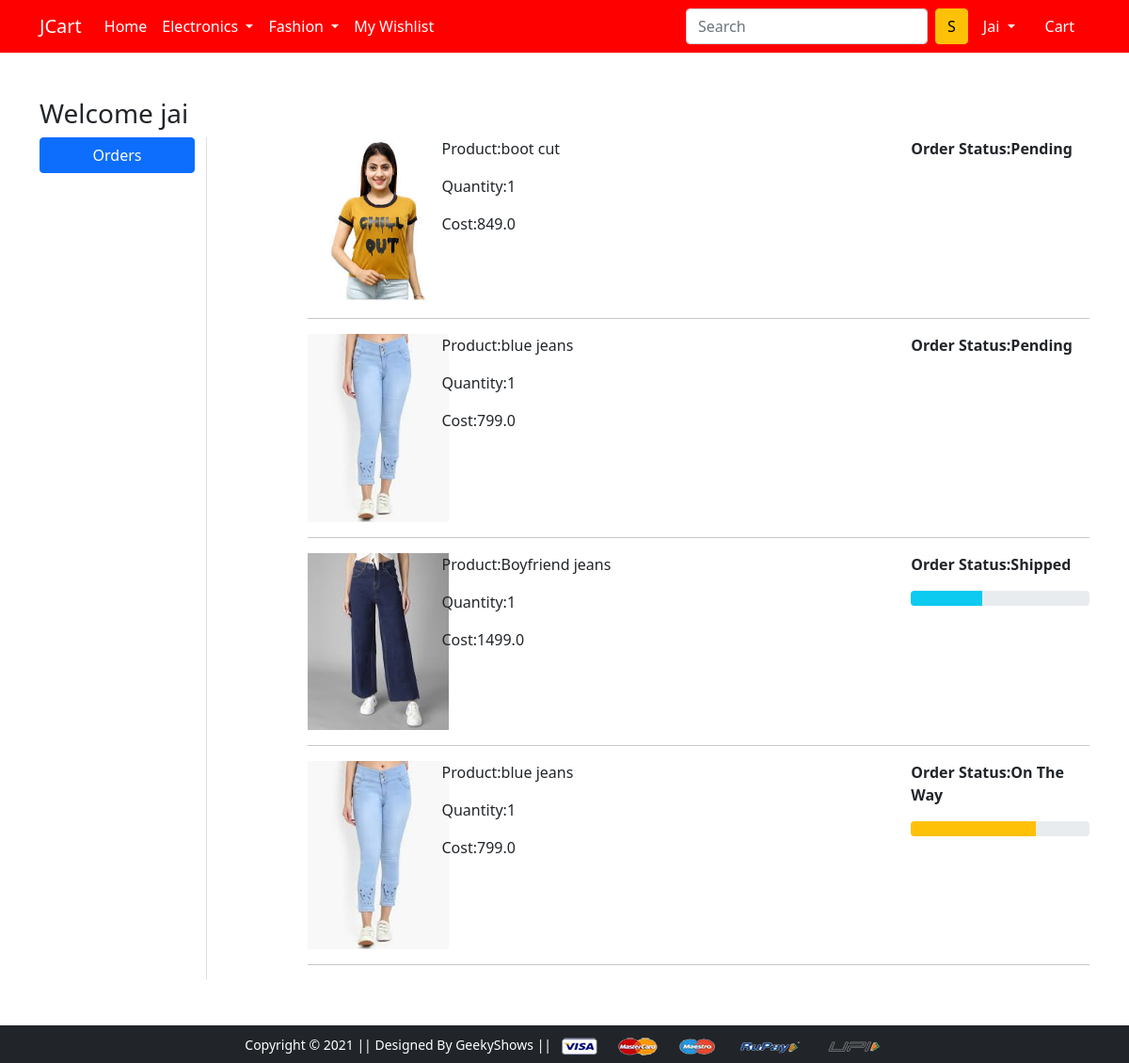
Screenshot of /orders/ (signed in) with the database file from the repository.
### app/models.py (models this page shows, shortened)
class OrderPlaced(models.Model):
    user=models.ForeignKey(User,on_delete=models.CASCADE)
    customer=models.ForeignKey(Customer,on_delete=models.CASCADE)
    product=models.ForeignKey(Product,on_delete=models.CASCADE)
    quantity=models.PositiveIntegerField()
    ordered_date=models.DateTimeField(auto_now_add=True)
    status=models.CharField(choices=STATUS_CHOICES,max_length=50,default='Pending')
    @property
    def cost(self):
        return self.quantity * self.product.discounted_price

class Product(models.Model):
    title=models.CharField(max_length=100)
    selling_price=models.FloatField()
    discounted_price=models.FloatField()
    description=models.TextField()
    category=models.CharField(choices=CATEGORY_CHOICES,max_length=10)
    brand=models.CharField(max_length=50,choices=BRAND_CHOICES)
    product_image=models.ImageField(upload_to='productimg')

### app/views.py (the view)
# urls.py: path('orders/', views.orders, name='orders'),
@login_required
def orders(request):
    orders=OrderPlaced.objects.filter(user=request.user)
    return render(request, 'app/orders.html',{'orders':orders})

### app/Templates/app/orders.html (shortened to what this page needs)
{% extends 'app/base.html' %}
{% load static %}
{% block main-content %}
<div class="container my-5">
 <div class="row">
 <h3>Welcome {{request.user}}</h3>
  <div class="col-sm-2 border-end">
   <ul class="list-unstyled">
    <li class="d-grid"><a href="{% url 'orders' %}" class="btn btn-primary">Orders</a></li>
   </ul>
  </div>
  <div class="col-sm-9 offset-sm-1">
   {% for o in orders %}
   <div class="row">
       <div class="col-2">
           <img src="{{o.product.product_image.url}}" alt="" class="imagefield" width="150">
       </div>
       <div class="col-7">
           <p>Product:{{o.product.title}}</p>
           <p>Quantity:{{o.quantity}}</p>
           <p>Cost:{{o.cost}}</p>
       </div>
       <div class="col-sm-3">
           <strong><p>Order Status:{{o.status}}</p></strong>
           {% if o.status == 'Shipped' %}
           <div class="progress">
               <div class="progress-bar bg-info" role="progressbar" style="width:40%"
               aria-valuenow="40" aria-valuemin="0" aria-valumemax="100">
               </div>
           </div>
           {% endif %}
           {% if o.status == 'On The Way' %}
           <div class="progress">
               <div class="progress-bar bg-warning" role="progressbar" style="width:70%"
               aria-valuenow="70" aria-valuemin="0" aria-valumemax="100">
               </div>
           </div>
           {% endif %}
       </div>
   </div>
   <hr>
   {% endfor %}
   </div>
  </div>
 </div>
{% endblock main-content %}

### app/Templates/app/base.html (shortened to what this page needs)
<!doctype html>
{% load static %}
<html lang="en">
  <head>
    <link href="https://cdn.jsdelivr.net/npm/bootstrap@5.0.0-beta1/dist/css/bootstrap.min.css" rel="stylesheet">
    <link rel="stylesheet" href="{% static 'app/css/owl.carousel.min.css' %}">
    <link rel="stylesheet" href="{% static 'app/css/all.min.css' %}">
    <link rel="stylesheet" href="{% static 'app/css/style.css' %}">
  </head>
  <body>
    <nav class="navbar navbar-expand-lg navbar-dark " style="background-color:red">
     <div class="container">
       <a class="navbar-brand" href="/">JCart</a>
       <div class="collapse navbar-collapse" id="navbarSupportedContent">
         <ul class="navbar-nav me-auto mb-2 mb-lg-0">
           <li class="nav-item">
             <a class="nav-link active" aria-current="page" href="/">Home</a>
           </li>
           <li class="nav-item dropdown">
             <a class="nav-link dropdown-toggle text-white" href="#" id="electronicsDropdown" role="button" data-bs-toggle="dropdown" aria-expanded="false">
               Electronics
             </a>
           </li>
           <li class="nav-item dropdown">
             <a class="nav-link dropdown-toggle text-white" href="#" id="fashionDropdown" role="button" data-bs-toggle="dropdown" aria-expanded="false">
               Fashion
             </a>
           </li>
           {% if request.user.is_authenticated %}
           <li>
            <a class="nav-link text-white" href="{% url 'wishlist'  %}" id="wishlist" role="button"  aria-expanded="false">
              My Wishlist
            </a>
           </li>
           {% endif %}
         </ul>
         <form class="d-flex">
           <input class="form-control me-2" type="search" placeholder="Search" name="search" aria-label="Search">
           <button class="btn btn-warning" type="submit">S</button>
         </form>
         <div>
          <ul class="navbar-nav me-auto mb-2 mb-lg-0">
            {% if request.user.is_authenticated %}
           <li class="nav-item dropdown mx-2">
              <a class="nav-link dropdown-toggle text-white" href="#" id="profileDropdown" role="button" data-bs-toggle="dropdown" aria-expanded="false">
                {{request.user.username|capfirst}}
              </a>
            </li>
            <li class="nav-item mx-2">
             <a href="{% url 'show_cart' %}" class="nav-link text-white"> Cart </a>
            </li>
            {% endif %}
          </ul>
         </div>
       </div>
     </div>
    </nav>
    {% block main-content %} {% endblock main-content %}
    <footer class="container-fluid bg-dark text-center p-2 mt-5">
        <small class="text-white">Copyright &copy; 2021 || Designed By GeekyShows || </small>
        <img src="{% static 'app/images/payment.png' %}" alt="" srcset="" class="img-fluid" height="2px">
    </footer>
  </body>
</html>

### rows the page displays
OrderPlaced: product.product_image (picture), product "boot cut", quantity "1", cost "849.0", status "Pending"
OrderPlaced: product.product_image (picture), product "blue jeans", quantity "1", cost "799.0", status "Pending"
OrderPlaced: product.product_image (picture), product "Boyfriend jeans", quantity "1", cost "1499.0", status "Shipped"
OrderPlaced: product.product_image (picture), product "blue jeans", quantity "1", cost "799.0", status "On The Way"

### other values shown
{{ request.user.username|capfirst }} "Jai"
{{ request.user }} "jai"
